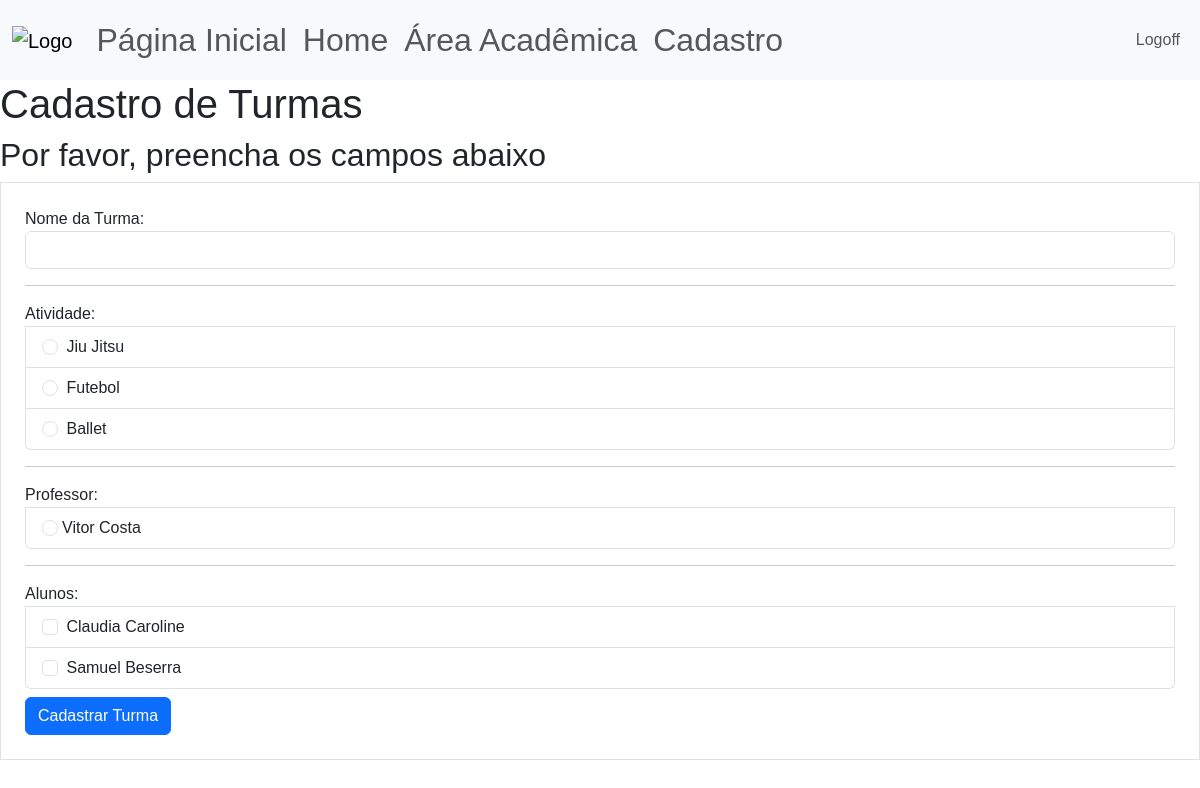
Screenshot of /cadastro/cad_turma (signed in) with the database file from the repository.
### site_verbo_amar/models.py (models this page shows)
class Atividade(database.Model):
    id = database.Column(database.Integer, primary_key=True)
    atividade = database.Column(database.String, nullable=False, unique=True)
    dias_aula = database.Column(database.String, nullable=False)

class Usuario(database.Model, UserMixin):
    id = database.Column(database.Integer, primary_key=True)
    username = database.Column(database.String, nullable=False)
    email = database.Column(database.String, nullable=False, unique=True)
    senha = database.Column(database.String, nullable=False)
    sexo = database.Column(database.String, nullable=False)
    adm = database.Column(database.String, nullable=False)
    professor = database.Column(database.String, nullable=False)
    data_aniversario = database.Column(database.DateTime, nullable=False)

class Aluno(database.Model):
    id = database.Column(database.Integer, primary_key=True)
    nome_completo = database.Column(database.String, nullable=False)
    cpf = database.Column(database.Integer, nullable=False)
    sexo = database.Column(database.String, nullable=False)
    nome_mae = database.Column(database.String, nullable=False)
    nome_pai = database.Column(database.String, nullable=False)
    data_aniversario = database.Column(database.DateTime, nullable=False)

### site_verbo_amar/routes.py (the view, shortened to what this page needs)
@app.route("/cadastro/cad_turma", methods=['GET','POST'])
@login_required
def cad_turma():
    form_cad_turma = FormTurma()
    atividades = carregar_atividades()
    professores = carregar_professores()
    alunos = carregar_alunos()
    return render_template('cad_turma.html',
                           form_cad_turma=form_cad_turma,
                           atividades=atividades,
                           professores=professores,
                           alunos=alunos)

### site_verbo_amar/forms.py
class FormTurma(FlaskForm):
    nome_turma = StringField("Nome da Turma:", validators=[DataRequired()])
    atividade = BooleanField("Atividade:", )
    professor = BooleanField("Professor:",)
    alunos = BooleanField("Alunos:", )
    botao_submit_turma = SubmitField("Cadastrar Turma")

### site_verbo_amar/models.py (called while the page is built)
@login_manager.user_loader
def load_user(id_usuario):
    return Usuario.query.get(int(id_usuario))

### site_verbo_amar/routes.py (called while the page is built)
def carregar_atividades():
    atividades = Atividade.query.order_by(Atividade.id.asc())
    return atividades

def carregar_professores():
    professores = Usuario.query.order_by(Usuario.username.asc())
    return professores

def carregar_alunos():
    alunos = Aluno.query.order_by(Aluno.nome_completo.asc())
    return alunos

### site_verbo_amar/templates/cad_turma.html (shortened to what this page needs)
{% extends 'base.html'%}
{% block body %}
<h1>Cadastro de Turmas</h1>
<h2>Por favor, preencha os campos abaixo</h2>
<div class="col">
  <form method="POST", action="" class="border p-4 mt-1">
    <fieldset>
      <div class="form-group">
        {{ form_cad_turma.nome_turma.label(class="form-control-label") }}
        {% if form_cad_turma.nome_turma.errors %}
          {{ form_cad_turma.nome_turma(class='form-control is-invalid')}}
      </div>
      <div class="invalid-feedback">
        {% for erro in form_cad_turma.nome_turma.errors %}
          {{erro}}
        {% endfor %}
      </div>
      {% else %}
        {{form_cad_turma.nome_turma(class="form-control")}}
      {% endif %}
    </fieldset>
    <hr>
    <ul class="list-group">
      {{form_cad_turma.atividade.label(class='form-control-label')}}
      {% for ativ in atividades %}
        <li class="list-group-item">
          <input class="form-check-input me-1" type="radio"
          name="atividade"
          value="{{ativ.atividade}}"
          id="{{ativ.atividade}}">
          <label class="form-check-label" for="{{ativ.atividade}}">{{ativ.atividade}}</label>
        </li>
      {% endfor %}
    </ul>
    <hr>
    <ul class="list-group">
      {{form_cad_turma.professor.label(class='form-control-label')}}
      {% for professor in professores %}
        <li class="list-group-item">
          <input class="form-check-input me-1" type="radio"
          name="professor"
          value="{{professor.username}}"
          id="{{professor.username}}>"
          <label class="form-check-label" for="{{professor.username}}">{{professor.username}}</label>
        </li>
      {% endfor %}
    </ul>
    <hr>
    <ul class="list-group">
      {{form_cad_turma.alunos.label(class='form-control-label')}}
      {% for aluno in alunos %}
        <li class="list-group-item">
          <input class="form-check-input me-1" type="checkbox"
          name="aluno"
          value="{{aluno.nome_completo}}" id="{{aluno.nome_completo}}">
          <label class="form-check-label" for="{{aluno.nome_completo}}">{{aluno.nome_completo}}</label>
        </li>
      {% endfor %}
    </ul>
    {{form_cad_turma.botao_submit_turma(class='btn btn-primary mt-2')}}
  </form>
</div>
{% endblock %}

### site_verbo_amar/static/main.css (style rules this page uses)
* { font-family:'Poppins', sans-serif; }

### rows the page displays
Atividade: atividade "Jiu Jitsu"
Atividade: atividade "Futebol"
Atividade: atividade "Ballet"
Usuario: username "Vitor Costa"
Aluno: nome_completo "Claudia Caroline"
Aluno: nome_completo "Samuel Beserra"
